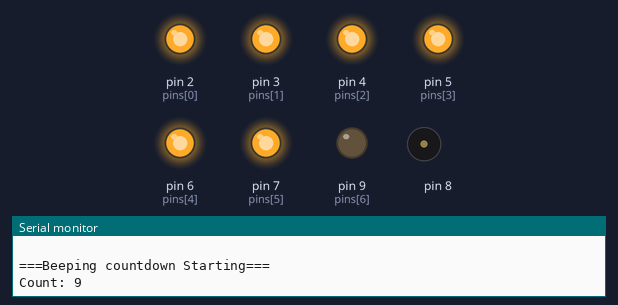
Simulated run of this sketch. Board: Arduino Uno, built with avr-gcc and run on an emulated ATmega328P. Parts: output pins drawn as LEDs (lit = HIGH), buzzer (waves = sounding), the last lines printed to the serial monitor.

Above: at 0.3 s.
At 2.3 s:
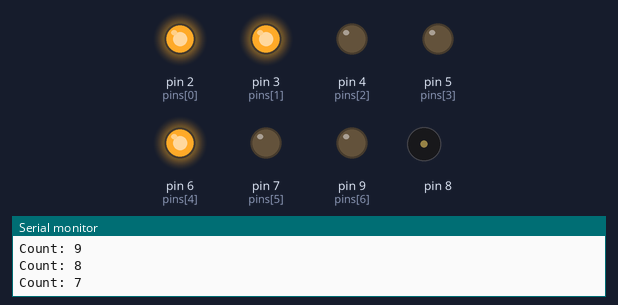
At 4.3 s:
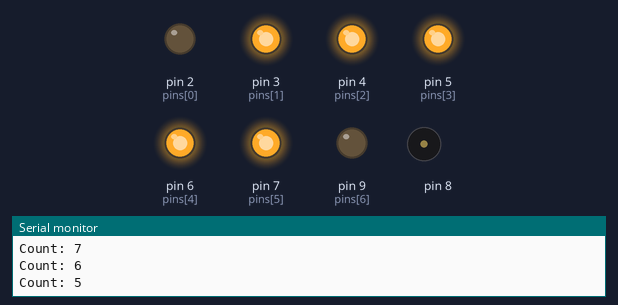
At 6.3 s:
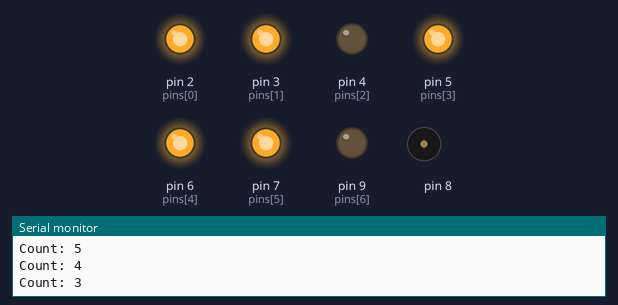
At 9.1 s:
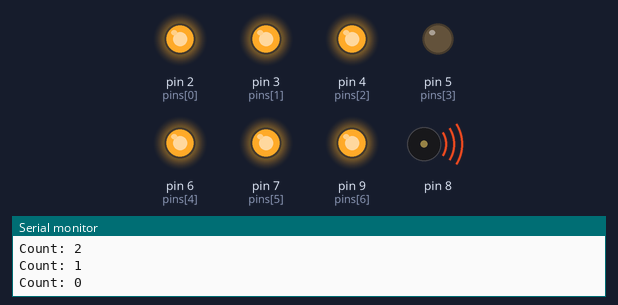
At 10.1 s:
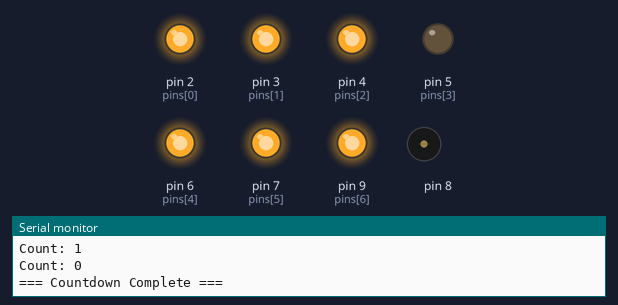
Timing chart, 0 to 11.6 s (numbered marks = the images above):
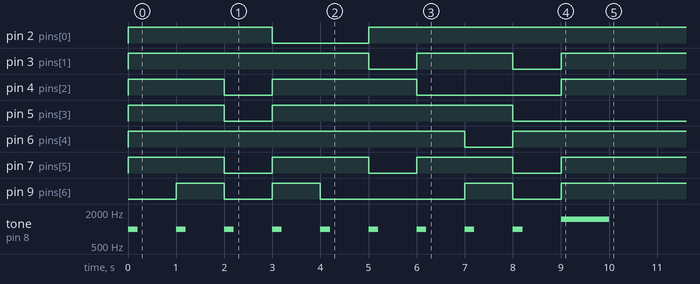

The sketch:

Assignment_2.ino
```cpp
int pins[] = {2,3,4,5,6,7,9};

byte numbers[10][7] = {
  {1,1,1,0,1,1,1}, // 0
  {1,0,0,0,1,0,0}, // 1
  {1,1,0,1,0,1,1}, // 2
  {1,1,0,1,1,1,0}, // 3
  {1,0,1,1,1,0,0}, // 4
  {0,1,1,1,1,1,0}, // 5
  {0,1,1,1,1,1,1}, // 6
  {1,1,0,0,1,0,0}, // 7
  {1,1,1,1,1,1,1}, // 8
  {1,1,1,1,1,1,0}  // 9
};


//a fucntion to display a number
void display_numbers(int n){
  for(int i = 0 ; i < 7 ; i++ )
  digitalWrite(pins[i],numbers[n][i]);
}


void setup() {
  // sets the pinMode from pins to OUTPUT
for(int i = 0 ; i < 7 ; i++){
pinMode(pins[i],OUTPUT );
}

Serial.begin(9600);
Serial.println(" ");
Serial.println("===Beeping countdown Starting===");


//display numbers
int count = 9;
while(count >= 0){
  display_numbers(count);

  if (count==0){
    tone(8,1500,1000);
  } else{
    tone(8,1000,200);

  }

  Serial.println("Count: " + String(count));

  delay(1000);
  count-=1;
}
Serial.println("=== Countdown Complete ===");


}
void loop() {
  // put your main code here, to run repeatedly:

}
```
